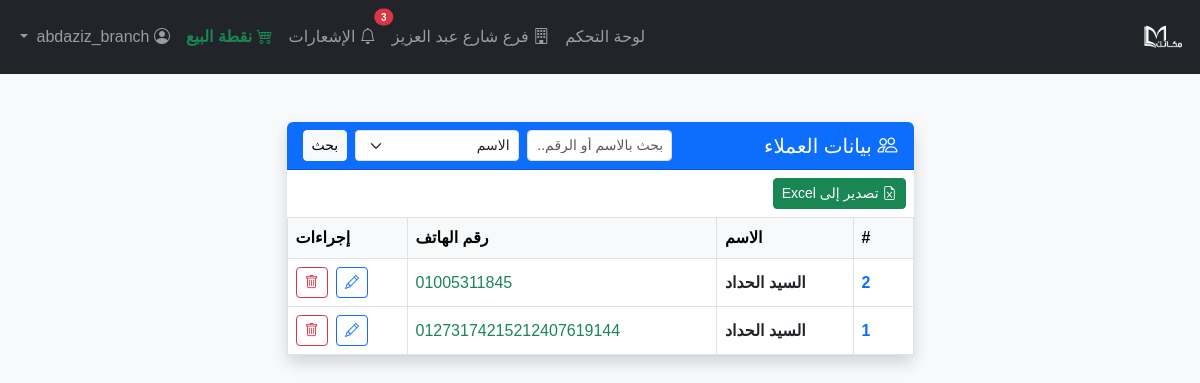
The page /customers/ (signed in) on the database its author committed.
### models/branch.py (models this page shows, shortened)
class Branch(db.Model):
    __tablename__ = 'branches'
    id = db.Column(db.Integer, primary_key=True)
    name = db.Column(db.String(100), nullable=False, unique=True)
    address = db.Column(db.String(255), nullable=True)
    phone = db.Column(db.String(20), nullable=True)
    manager = db.Column(db.String(100), nullable=True)
    is_active = db.Column(db.Boolean, default=True)
    created_at = db.Column(db.DateTime, default=db.func.current_timestamp())

### models/customer.py (models this page shows)
class Customer(db.Model):
    __tablename__ = 'customers'
    id = db.Column(db.Integer, primary_key=True)
    name = db.Column(db.String(128), nullable=True)
    phone = db.Column(db.String(32), nullable=True)
    created_at = db.Column(db.DateTime, default=datetime.utcnow)

### routes/customers.py (the view)
@customers_bp.route('/')
@login_required
def list_customers():
    if not (current_user.is_admin() or current_user.is_branch_user()):
        return 'غير مصرح', 403
    q = request.args.get('q', '').strip()
    sort = request.args.get('sort', 'created_at')
    customers = Customer.query
    if q:
        customers = customers.filter((Customer.name.contains(q)) | (Customer.phone.contains(q)))
    if sort == 'name':
        customers = customers.order_by(Customer.name)
    elif sort == 'phone':
        customers = customers.order_by(Customer.phone)
    else:
        customers = customers.order_by(Customer.created_at.desc())
    customers = customers.all()
    return render_template('customers/list.html', customers=customers, q=q, sort=sort)

### models/user.py (called while the page is built)
    def is_admin(self):
        return self.role == 'admin'

    def is_branch_user(self):
        return self.role in ['branch_manager', 'branch_employee']

    def get_branch_name(self):
        return self.branch.name if self.branch else 'غير محدد'

### templates/customers/list.html (shortened to what this page needs)
{% extends 'base.html' %}
{% block content %}
<div class="container" dir="rtl">
    <div class="row justify-content-center">
        <div class="col-lg-7">
            <div class="card mt-4 shadow border-0">
                <div class="card-header bg-primary text-white d-flex justify-content-between align-items-center rounded-top">
                    <h5 class="mb-0"><i class="bi bi-people"></i> بيانات العملاء</h5>
                    <form class="d-flex" method="get">
                        <input type="text" name="q" value="{{ q }}" class="form-control form-control-sm me-2" placeholder="بحث بالاسم أو الرقم...">
                        <select name="sort" class="form-select form-select-sm me-2">
                            <option value="name" {% if sort=='name' %}selected{% endif %}>الاسم</option>
                        </select>
                        <button class="btn btn-light btn-sm" type="submit">بحث</button>
                    </form>
                </div>
                <div class="card-body p-0">
                    <a href="{{ url_for('customers.export_customers') }}" class="btn btn-success btn-sm mb-2 ms-2 mt-2">
                        <i class="bi bi-file-earmark-excel"></i> تصدير إلى Excel
                    </a>
                    <table class="table table-hover table-bordered text-end mb-0 align-middle">
                        <thead class="table-light">
                            <tr>
                                <th style="width:60px;">#</th>
                                <th>الاسم</th>
                                <th>رقم الهاتف</th>
                                <th style="width:120px;">إجراءات</th>
                            </tr>
                        </thead>
                        <tbody>
                            {% for c in customers %}
                            <tr id="row-{{c.id}}">
                                <td class="fw-bold text-primary">{{ c.id }}</td>
                                <td class="fw-bold" id="name-{{c.id}}">{{ c.name or '-' }}</td>
                                <td class="text-success" id="phone-{{c.id}}">{{ c.phone or '-' }}</td>
                                <td>
                                    <button class="btn btn-sm btn-outline-primary me-1" onclick="showEdit({{c.id}})"><i class="bi bi-pencil"></i></button>
                                    <button class="btn btn-sm btn-outline-danger" onclick="deleteCustomer({{c.id}})"><i class="bi bi-trash"></i></button>
                                </td>
                            </tr>
                            {% else %}
                            <tr><td colspan="3" class="text-center text-muted">لا يوجد عملاء مسجلون بعد.</td></tr>
                            {% endfor %}
                        </tbody>
                    </table>
                </div>
            </div>
        </div>
    </div>
</div>
{% endblock %}

### templates/base.html (shortened to what this page needs)
<!DOCTYPE html>
<html lang="ar" dir="rtl">
<head>
    <link href="https://cdn.jsdelivr.net/npm/bootstrap@5.3.0/dist/css/bootstrap.rtl.min.css" rel="stylesheet">
</head>
<body>
<nav class="navbar navbar-expand-lg navbar-dark bg-dark mb-4">
    <div class="container-fluid">
        <a class="navbar-brand d-flex align-items-center" href="{{ url_for('dashboard') }}">
            <img src="/static/logo.png" alt="شعار النظام" style="height:48px;max-width:200px;object-fit:contain;vertical-align:middle;">
        </a>
        <div class="collapse navbar-collapse" id="navbarNav">
            <ul class="navbar-nav ms-auto">
                {% if current_user.is_authenticated %}
                    <li class="nav-item">
                        <a class="nav-link {% if request.endpoint == 'dashboard' %}active{% endif %}" href="{{ url_for('dashboard') }}">لوحة التحكم</a>
                    </li>
                    {% if current_user.is_admin() %}
                        <li class="nav-item">
                            <a class="nav-link {% if request.endpoint and request.endpoint.startswith('branches.') %}active{% endif %}" href="{{ url_for('branches.list_branches') }}">
                                <i class="bi bi-building"></i> إدارة الفروع
                            </a>
                        </li>
                        <li class="nav-item">
                            <a class="nav-link {% if request.endpoint and request.endpoint.startswith('stats.') %}active{% endif %}" href="{{ url_for('stats.stats_dashboard') }}">الإحصائيات</a>
                        </li>
                        <li class="nav-item">
                            <a class="nav-link {% if request.endpoint and request.endpoint.startswith('products.') %}active{% endif %}" href="{{ url_for('products.list_products') }}">المنتجات</a>
                        </li>
                        <li class="nav-item">
                            <a class="nav-link {% if request.endpoint and request.endpoint.startswith('categories.') %}active{% endif %}" href="{{ url_for('categories.list_categories') }}">الأصناف</a>
                        </li>
                        <li class="nav-item">
                            <a class="nav-link {{ 'active' if request.endpoint == 'movements.list_movements' }}" href="{{ url_for('movements.list_movements') }}">
                                <i class="bi bi-arrow-left-right"></i> الحركات
                            </a>
                        </li>
                    {% elif current_user.is_branch_user() %}
                        <li class="nav-item">
                            <a class="nav-link {% if request.endpoint and request.endpoint.startswith('branch_dashboard.') %}active{% endif %}" href="{{ url_for('branch_dashboard.dashboard') }}">
                                <i class="bi bi-building"></i> {{ current_user.get_branch_name() }}
                            </a>
                        </li>
                    {% endif %}
                    {% if current_user.is_admin() or current_user.is_branch_user() %}
                        <li class="nav-item position-relative">
                            <a class="nav-link {% if request.endpoint == 'branch_dashboard.notifications' %}active{% endif %}" href="{{ url_for('branch_dashboard.notifications') }}">
                                <i class="bi bi-bell"></i>
                                {% set unread_count = current_user.branch.received_notifications|selectattr('is_read', 'equalto', False)|list|length if current_user.is_branch_user() else 0 %}
                                {% if current_user.is_admin() %}
                                    {% set unread_count = unread_count + (notifications_count or 0) %}
                                {% endif %}
                                {% if unread_count > 0 %}
                                    <span class="position-absolute top-0 start-0 translate-middle badge rounded-pill bg-danger" style="font-size:10px;">{{ unread_count }}</span>
                                {% endif %}
                                الإشعارات
                            </a>
                        </li>
                    {% endif %}
                    <li class="nav-item">
                        <a class="nav-link fw-bold text-success" href="{{ url_for('pos.pos_home') }}">
                            <i class="bi bi-cart4"></i> نقطة البيع
                        </a>
                    </li>
                    <li class="nav-item dropdown">
                        <a class="nav-link dropdown-toggle" href="#" id="userDropdown" role="button" data-bs-toggle="dropdown" aria-expanded="false">
                            <i class="bi bi-person-circle"></i> {{ current_user.username }}{% if current_user.is_admin() %} <span class="badge bg-danger">مدير</span>{% endif %}
                        </a>
                    </li>
                {% endif %}
            </ul>
        </div>
    </div>
</nav>
<div class="container">
    {% block content %}{% endblock %}
</div>
<link rel="stylesheet" href="https://cdn.jsdelivr.net/npm/bootstrap-icons@1.10.5/font/bootstrap-icons.css">
</body>
</html>

### templates/base.html (style rules this page uses)
body { font-family: 'Cairo', Tahoma, Arial, sans-serif; background: #f8f9fa; }

### rows shown on the page
Branch: get_branch_name "فرع شارع عبد العزيز"
Customer: id "2", name "السيد الحداد", phone "01005311845"
Customer: id "1", name "السيد الحداد", phone "01273174215212407619144"

### other values the page prints
{{ unread_count }} "3"
